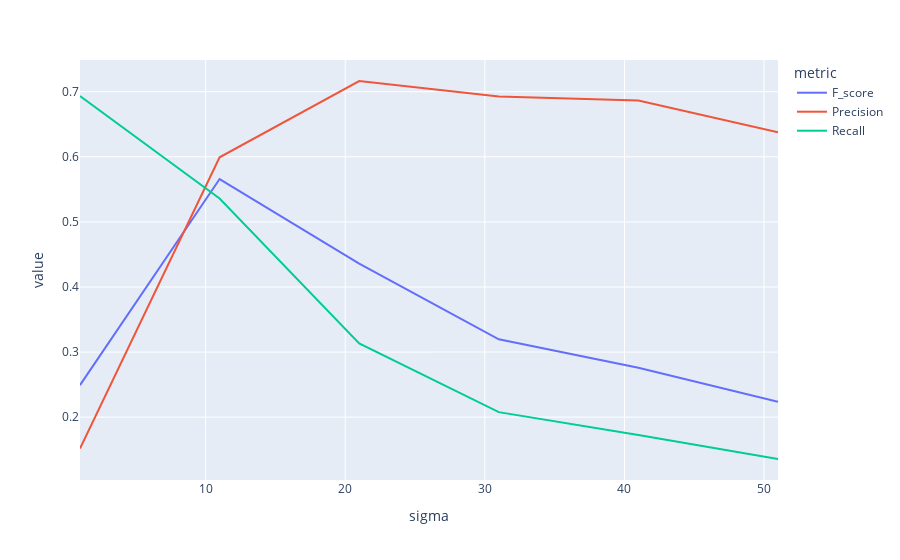
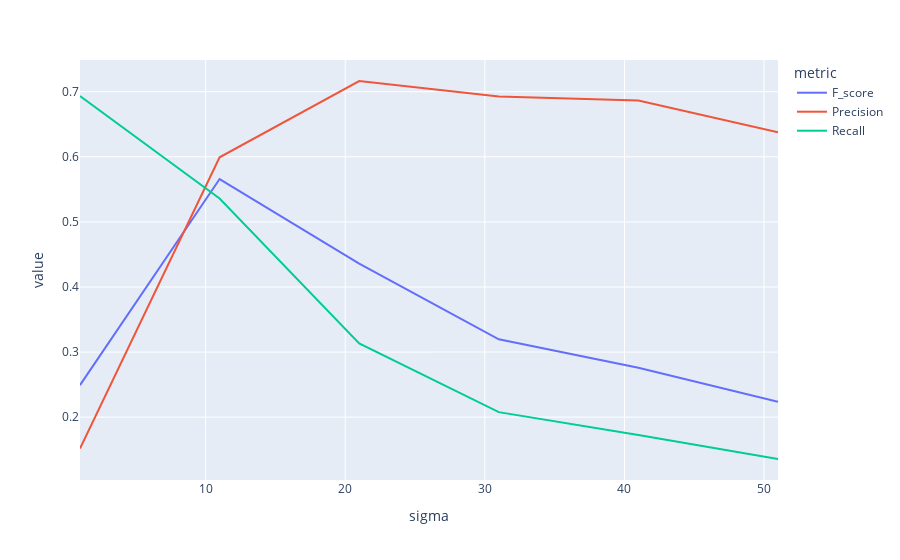

The cell these charts' notebook holds for them, in order:
### Code cell
#Mozart with Annotator A
f_sc_mozartA, p_mozartA, r_mozartA = compute_hcdf(lst_midi_mozart,lst_csv_mozartA)
print("Mozart with Annotator A:")
print(f_sc_mozartA, p_mozartA, r_mozartA)

for file,file2 in zip(lst_midi_beethoven,lst_csv_mozartA):
    results_euclidean_TAVERN_Mozart_A = {
            sigma: HCDF(file, file2, sigma=sigma, distance='Euclidean') for sigma in range(1, 52,10)}
    results_cosine_TAVERN_Mozart_A = {
            sigma: HCDF(file, file2, sigma=sigma, distance='Cosine') for sigma in range(1, 52,10)}
    
tune_sigma_plot(results_euclidean_TAVERN_Mozart_A)
tune_sigma_plot(results_cosine_TAVERN_Mozart_A)

### Figure 1 — Plotly figure (JSON) as saved in the notebook; plotly's stock layout.template omitted (floating-point values rounded to 4 significant figures)
{"data": [{"hovertemplate": "metric=F_score<br>sigma=%{x}<br>value=%{y}<extra></extra>", "legendgroup": "F_score", "line": {"color": "#636efa", "dash": "solid"}, "marker": {"symbol": "circle"}, "mode": "lines", "name": "F_score", "orientation": "v", "showlegend": true, "type": "scatter", "x": [1, 11, 21, 31, 41, 51], "xaxis": "x", "y": [0.2492, 0.5659, 0.4359, 0.3196, 0.2758, 0.2238], "yaxis": "y"}, {"hovertemplate": "metric=Precision<br>sigma=%{x}<br>value=%{y}<extra></extra>", "legendgroup": "Precision", "line": {"color": "#EF553B", "dash": "solid"}, "marker": {"symbol": "circle"}, "mode": "lines", "name": "Precision", "orientation": "v", "showlegend": true, "type": "scatter", "x": [1, 11, 21, 31, 41, 51], "xaxis": "x", "y": [0.1519, 0.5993, 0.7165, 0.6927, 0.6867, 0.6378], "yaxis": "y"}, {"hovertemplate": "metric=Recall<br>sigma=%{x}<br>value=%{y}<extra></extra>", "legendgroup": "Recall", "line": {"color": "#00cc96", "dash": "solid"}, "marker": {"symbol": "circle"}, "mode": "lines", "name": "Recall", "orientation": "v", "showlegend": true, "type": "scatter", "x": [1, 11, 21, 31, 41, 51], "xaxis": "x", "y": [0.6935, 0.536, 0.3132, 0.2077, 0.1725, 0.1357], "yaxis": "y"}], "layout": {"legend": {"title": {"text": "metric"}, "tracegroupgap": 0}, "margin": {"t": 60}, "xaxis": {"anchor": "y", "domain": [0, 1], "title": {"text": "sigma"}}, "yaxis": {"anchor": "x", "domain": [0, 1], "title": {"text": "value"}}}}

### Figure 2 — Plotly figure (JSON) as saved in the notebook; plotly's stock layout.template omitted (floating-point values rounded to 4 significant figures)
{"data": [{"hovertemplate": "metric=F_score<br>sigma=%{x}<br>value=%{y}<extra></extra>", "legendgroup": "F_score", "line": {"color": "#636efa", "dash": "solid"}, "marker": {"symbol": "circle"}, "mode": "lines", "name": "F_score", "orientation": "v", "showlegend": true, "type": "scatter", "x": [1, 11, 21, 31, 41, 51], "xaxis": "x", "y": [0.2492, 0.5659, 0.4359, 0.3196, 0.2758, 0.2238], "yaxis": "y"}, {"hovertemplate": "metric=Precision<br>sigma=%{x}<br>value=%{y}<extra></extra>", "legendgroup": "Precision", "line": {"color": "#EF553B", "dash": "solid"}, "marker": {"symbol": "circle"}, "mode": "lines", "name": "Precision", "orientation": "v", "showlegend": true, "type": "scatter", "x": [1, 11, 21, 31, 41, 51], "xaxis": "x", "y": [0.1519, 0.5993, 0.7165, 0.6927, 0.6867, 0.6378], "yaxis": "y"}, {"hovertemplate": "metric=Recall<br>sigma=%{x}<br>value=%{y}<extra></extra>", "legendgroup": "Recall", "line": {"color": "#00cc96", "dash": "solid"}, "marker": {"symbol": "circle"}, "mode": "lines", "name": "Recall", "orientation": "v", "showlegend": true, "type": "scatter", "x": [1, 11, 21, 31, 41, 51], "xaxis": "x", "y": [0.6935, 0.536, 0.3132, 0.2077, 0.1725, 0.1357], "yaxis": "y"}], "layout": {"legend": {"title": {"text": "metric"}, "tracegroupgap": 0}, "margin": {"t": 60}, "xaxis": {"anchor": "y", "domain": [0, 1], "title": {"text": "sigma"}}, "yaxis": {"anchor": "x", "domain": [0, 1], "title": {"text": "value"}}}}
